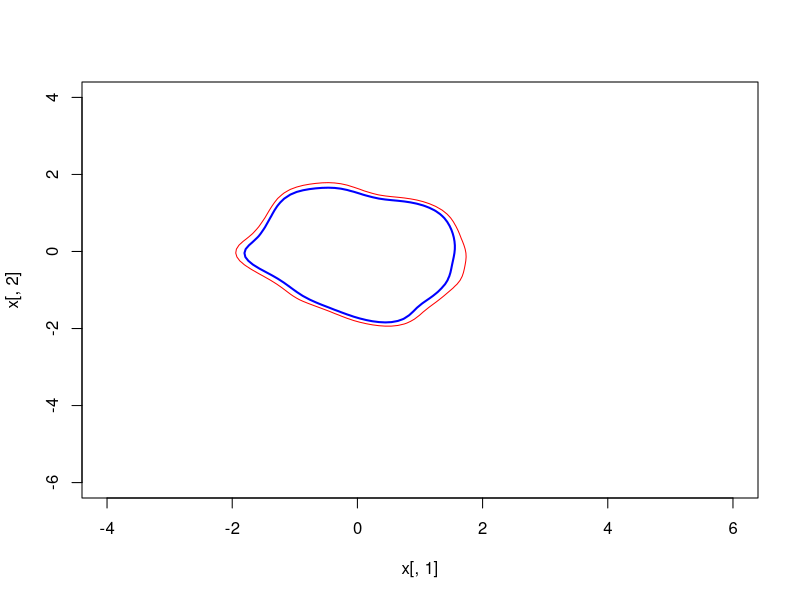

The R source for this figure:
# Load necessary library
library(ks)

# Generate sample data
set.seed(123)
n <- 500
data1 <- cbind(rnorm(n, mean = 0, sd = 1), rnorm(n, mean = 0, sd = 1))

# Compute KDEs using a common grid
H <- Hpi(data1) # Use a common bandwidth estimate
xmin <- c(-4, -6)
xmax <- c(6, 4)
gridsize <- c(100, 100)

kde1 <- kde(data1, H = H, xmin = xmin, xmax = xmax, gridsize = gridsize)

# Sum the KDEs (valid because they are on the same grid)
kde1_density <- kde1$estimate

# Normalize to ensure it's still a proper probability density function
dx <- diff(kde1$eval.points[[1]])[1]
dy <- diff(kde1$eval.points[[2]])[1]
cell_area <- dx * dy
kde1_density <- kde1_density / sum(kde1_density * cell_area) # Normalize

# Compute 75% probability contour level
sorted_densities <- sort(as.vector(kde1_density), decreasing = TRUE)
cumulative_probs <- cumsum(sorted_densities * cell_area)
threshold <- sorted_densities[which(cumulative_probs >= 0.75)[1]]

# Verify normalization: The sum should be close to 1
total_density <- sum(kde1_density * cell_area)
print(total_density) # Should be approximately 1

# Plot PDFs in a 1x2 grid (two different plots)
par(mfrow = c(1, 1)) # Arrange plots in a 1x2 grid

# First plot: KDE contour plot for 75% level
plot(kde1, cont = 75, col = "blue", drawlabels = FALSE, lwd = 2)

# Second plot: Contour with threshold level
contour(kde1$eval.points[[1]], kde1$eval.points[[2]], kde1_density,
    levels = threshold, drawlabels = FALSE, lwd = 1, col = "red", add = TRUE
)
